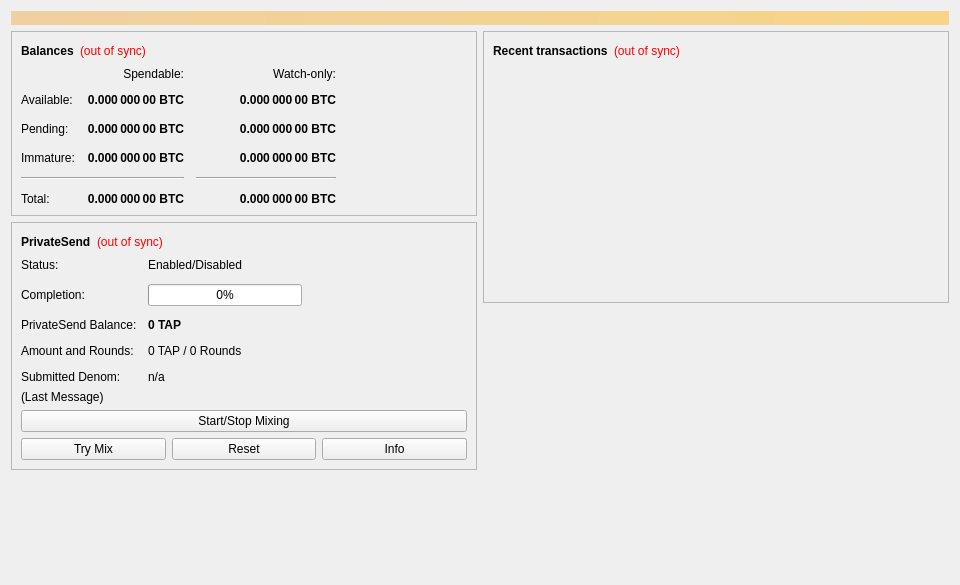
<?xml version="1.0" encoding="UTF-8"?>
<ui version="4.0">
 <class>OverviewPage</class>
 <widget class="QWidget" name="OverviewPage">
  <property name="geometry">
   <rect>
    <x>0</x>
    <y>0</y>
    <width>960</width>
    <height>585</height>
   </rect>
  </property>
  <property name="minimumSize">
   <size>
    <width>960</width>
    <height>0</height>
   </size>
  </property>
  <property name="windowTitle">
   <string>Form</string>
  </property>
  <layout class="QVBoxLayout" name="topLayout">
   <item>
    <widget class="QLabel" name="labelAlerts">
     <property name="visible">
      <bool>false</bool>
     </property>
     <property name="styleSheet">
      <string notr="true">QLabel { background-color: qlineargradient(x1: 0, y1: 0, x2: 1, y2: 0, stop:0 #F0D0A0, stop:1 #F8D488); color:#000000; }</string>
     </property>
     <property name="wordWrap">
      <bool>true</bool>
     </property>
     <property name="margin">
      <number>3</number>
     </property>
     <property name="textInteractionFlags">
      <set>Qt::TextSelectableByMouse</set>
     </property>
    </widget>
   </item>
   <item>
    <layout class="QHBoxLayout" name="horizontalLayout" stretch="1,1">
     <item>
      <layout class="QVBoxLayout" name="verticalLayout_2">
       <item>
        <widget class="QFrame" name="frame">
         <property name="frameShape">
          <enum>QFrame::StyledPanel</enum>
         </property>
         <property name="frameShadow">
          <enum>QFrame::Raised</enum>
         </property>
         <layout class="QVBoxLayout" name="verticalLayout_4">
          <item>
           <layout class="QHBoxLayout" name="horizontalLayout_4">
            <item>
             <widget class="QLabel" name="label_5">
              <property name="font">
               <font>
                <weight>75</weight>
                <bold>true</bold>
               </font>
              </property>
              <property name="text">
               <string>Balances</string>
              </property>
             </widget>
            </item>
            <item>
             <widget class="QLabel" name="labelWalletStatus">
              <property name="toolTip">
               <string>The displayed information may be out of date. Your wallet automatically synchronizes with the Taurus network after a connection is established, but this process has not completed yet.</string>
              </property>
              <property name="styleSheet">
               <string notr="true">QLabel { color: red; }</string>
              </property>
              <property name="text">
               <string notr="true">(out of sync)</string>
              </property>
              <property name="alignment">
               <set>Qt::AlignLeading|Qt::AlignLeft|Qt::AlignVCenter</set>
              </property>
             </widget>
            </item>
            <item>
             <spacer name="horizontalSpacer_3">
              <property name="orientation">
               <enum>Qt::Horizontal</enum>
              </property>
              <property name="sizeHint" stdset="0">
               <size>
                <width>40</width>
                <height>20</height>
               </size>
              </property>
             </spacer>
            </item>
           </layout>
          </item>
          <item>
           <layout class="QGridLayout" name="gridLayout">
            <property name="spacing">
             <number>12</number>
            </property>
            <item row="2" column="2">
             <widget class="QLabel" name="labelWatchPending">
              <property name="font">
               <font>
                <weight>75</weight>
                <bold>true</bold>
               </font>
              </property>
              <property name="cursor">
               <cursorShape>IBeamCursor</cursorShape>
              </property>
              <property name="toolTip">
               <string>Unconfirmed transactions to watch-only addresses</string>
              </property>
              <property name="text">
               <string notr="true">0.000 000 00 BTC</string>
              </property>
              <property name="alignment">
               <set>Qt::AlignRight|Qt::AlignTrailing|Qt::AlignVCenter</set>
              </property>
              <property name="textInteractionFlags">
               <set>Qt::LinksAccessibleByMouse|Qt::TextSelectableByKeyboard|Qt::TextSelectableByMouse</set>
              </property>
             </widget>
            </item>
            <item row="2" column="1">
             <widget class="QLabel" name="labelUnconfirmed">
              <property name="font">
               <font>
                <weight>75</weight>
                <bold>true</bold>
               </font>
              </property>
              <property name="cursor">
               <cursorShape>IBeamCursor</cursorShape>
              </property>
              <property name="toolTip">
               <string>Total of transactions that have yet to be confirmed, and do not yet count toward the spendable balance</string>
              </property>
              <property name="text">
               <string notr="true">0.000 000 00 BTC</string>
              </property>
              <property name="alignment">
               <set>Qt::AlignRight|Qt::AlignTrailing|Qt::AlignVCenter</set>
              </property>
              <property name="textInteractionFlags">
               <set>Qt::LinksAccessibleByMouse|Qt::TextSelectableByKeyboard|Qt::TextSelectableByMouse</set>
              </property>
             </widget>
            </item>
            <item row="3" column="2">
             <widget class="QLabel" name="labelWatchImmature">
              <property name="font">
               <font>
                <weight>75</weight>
                <bold>true</bold>
               </font>
              </property>
              <property name="cursor">
               <cursorShape>IBeamCursor</cursorShape>
              </property>
              <property name="toolTip">
               <string>Mined balance in watch-only addresses that has not yet matured</string>
              </property>
              <property name="text">
               <string notr="true">0.000 000 00 BTC</string>
              </property>
              <property name="alignment">
               <set>Qt::AlignRight|Qt::AlignTrailing|Qt::AlignVCenter</set>
              </property>
              <property name="textInteractionFlags">
               <set>Qt::LinksAccessibleByMouse|Qt::TextSelectableByKeyboard|Qt::TextSelectableByMouse</set>
              </property>
             </widget>
            </item>
            <item row="4" column="0" colspan="2">
             <widget class="Line" name="lineSpendableBalance">
              <property name="orientation">
               <enum>Qt::Horizontal</enum>
              </property>
             </widget>
            </item>
            <item row="4" column="2">
             <widget class="Line" name="lineWatchBalance">
              <property name="sizePolicy">
               <sizepolicy hsizetype="Preferred" vsizetype="Fixed">
                <horstretch>0</horstretch>
                <verstretch>0</verstretch>
               </sizepolicy>
              </property>
              <property name="minimumSize">
               <size>
                <width>140</width>
                <height>0</height>
               </size>
              </property>
              <property name="orientation">
               <enum>Qt::Horizontal</enum>
              </property>
             </widget>
            </item>
            <item row="5" column="0">
             <widget class="QLabel" name="labelTotalText">
              <property name="text">
               <string>Total:</string>
              </property>
             </widget>
            </item>
            <item row="3" column="1">
             <widget class="QLabel" name="labelImmature">
              <property name="font">
               <font>
                <weight>75</weight>
                <bold>true</bold>
               </font>
              </property>
              <property name="cursor">
               <cursorShape>IBeamCursor</cursorShape>
              </property>
              <property name="toolTip">
               <string>Mined balance that has not yet matured</string>
              </property>
              <property name="text">
               <string notr="true">0.000 000 00 BTC</string>
              </property>
              <property name="alignment">
               <set>Qt::AlignRight|Qt::AlignTrailing|Qt::AlignVCenter</set>
              </property>
              <property name="textInteractionFlags">
               <set>Qt::LinksAccessibleByMouse|Qt::TextSelectableByKeyboard|Qt::TextSelectableByMouse</set>
              </property>
             </widget>
            </item>
            <item row="2" column="3">
             <spacer name="horizontalSpacer_2">
              <property name="orientation">
               <enum>Qt::Horizontal</enum>
              </property>
              <property name="sizeHint" stdset="0">
               <size>
                <width>40</width>
                <height>20</height>
               </size>
              </property>
             </spacer>
            </item>
            <item row="3" column="0">
             <widget class="QLabel" name="labelImmatureText">
              <property name="text">
               <string>Immature:</string>
              </property>
             </widget>
            </item>
            <item row="5" column="1">
             <widget class="QLabel" name="labelTotal">
              <property name="font">
               <font>
                <weight>75</weight>
                <bold>true</bold>
               </font>
              </property>
              <property name="cursor">
               <cursorShape>IBeamCursor</cursorShape>
              </property>
              <property name="toolTip">
               <string>Your current total balance</string>
              </property>
              <property name="text">
               <string notr="true">0.000 000 00 BTC</string>
              </property>
              <property name="alignment">
               <set>Qt::AlignRight|Qt::AlignTrailing|Qt::AlignVCenter</set>
              </property>
              <property name="textInteractionFlags">
               <set>Qt::LinksAccessibleByMouse|Qt::TextSelectableByKeyboard|Qt::TextSelectableByMouse</set>
              </property>
             </widget>
            </item>
            <item row="5" column="2">
             <widget class="QLabel" name="labelWatchTotal">
              <property name="font">
               <font>
                <weight>75</weight>
                <bold>true</bold>
               </font>
              </property>
              <property name="cursor">
               <cursorShape>IBeamCursor</cursorShape>
              </property>
              <property name="toolTip">
               <string>Current total balance in watch-only addresses</string>
              </property>
              <property name="text">
               <string notr="true">0.000 000 00 BTC</string>
              </property>
              <property name="alignment">
               <set>Qt::AlignRight|Qt::AlignTrailing|Qt::AlignVCenter</set>
              </property>
              <property name="textInteractionFlags">
               <set>Qt::LinksAccessibleByMouse|Qt::TextSelectableByKeyboard|Qt::TextSelectableByMouse</set>
              </property>
             </widget>
            </item>
            <item row="0" column="2">
             <widget class="QLabel" name="labelWatchonly">
              <property name="text">
               <string>Watch-only:</string>
              </property>
              <property name="alignment">
               <set>Qt::AlignRight|Qt::AlignTrailing|Qt::AlignVCenter</set>
              </property>
             </widget>
            </item>
            <item row="1" column="0">
             <widget class="QLabel" name="labelBalanceText">
              <property name="text">
               <string>Available:</string>
              </property>
             </widget>
            </item>
            <item row="1" column="1">
             <widget class="QLabel" name="labelBalance">
              <property name="font">
               <font>
                <weight>75</weight>
                <bold>true</bold>
               </font>
              </property>
              <property name="cursor">
               <cursorShape>IBeamCursor</cursorShape>
              </property>
              <property name="toolTip">
               <string>Your current spendable balance</string>
              </property>
              <property name="text">
               <string notr="true">0.000 000 00 BTC</string>
              </property>
              <property name="alignment">
               <set>Qt::AlignRight|Qt::AlignTrailing|Qt::AlignVCenter</set>
              </property>
              <property name="textInteractionFlags">
               <set>Qt::LinksAccessibleByMouse|Qt::TextSelectableByKeyboard|Qt::TextSelectableByMouse</set>
              </property>
             </widget>
            </item>
            <item row="1" column="2">
             <widget class="QLabel" name="labelWatchAvailable">
              <property name="font">
               <font>
                <weight>75</weight>
                <bold>true</bold>
               </font>
              </property>
              <property name="cursor">
               <cursorShape>IBeamCursor</cursorShape>
              </property>
              <property name="toolTip">
               <string>Your current balance in watch-only addresses</string>
              </property>
              <property name="text">
               <string notr="true">0.000 000 00 BTC</string>
              </property>
              <property name="alignment">
               <set>Qt::AlignRight|Qt::AlignTrailing|Qt::AlignVCenter</set>
              </property>
              <property name="textInteractionFlags">
               <set>Qt::LinksAccessibleByMouse|Qt::TextSelectableByKeyboard|Qt::TextSelectableByMouse</set>
              </property>
             </widget>
            </item>
            <item row="2" column="0">
             <widget class="QLabel" name="labelPendingText">
              <property name="text">
               <string>Pending:</string>
              </property>
             </widget>
            </item>
            <item row="0" column="1">
             <widget class="QLabel" name="labelSpendable">
              <property name="text">
               <string>Spendable:</string>
              </property>
              <property name="alignment">
               <set>Qt::AlignRight|Qt::AlignTrailing|Qt::AlignVCenter</set>
              </property>
             </widget>
            </item>
           </layout>
          </item>
         </layout>
        </widget>
       </item>
       <item>
        <widget class="QFrame" name="framePrivateSend">
         <property name="layoutDirection">
          <enum>Qt::LeftToRight</enum>
         </property>
         <property name="frameShape">
          <enum>QFrame::StyledPanel</enum>
         </property>
         <property name="frameShadow">
          <enum>QFrame::Raised</enum>
         </property>
         <layout class="QVBoxLayout" name="VerticalLayout_PS1">
          <item>
           <layout class="QHBoxLayout" name="horizontalLayout_5">
            <item>
             <widget class="QLabel" name="labelPrivateSendHeader">
              <property name="font">
               <font>
                <weight>75</weight>
                <bold>true</bold>
               </font>
              </property>
              <property name="text">
               <string>PrivateSend</string>
              </property>
             </widget>
            </item>
            <item>
             <widget class="QLabel" name="labelPrivateSendSyncStatus">
              <property name="toolTip">
               <string>The displayed information may be out of date. Your wallet automatically synchronizes with the Taurus network after a connection is established, but this process has not completed yet.</string>
              </property>
              <property name="styleSheet">
               <string notr="true">QLabel { color: red; }</string>
              </property>
              <property name="text">
               <string notr="true">(out of sync)</string>
              </property>
              <property name="alignment">
               <set>Qt::AlignLeading|Qt::AlignLeft|Qt::AlignVCenter</set>
              </property>
             </widget>
            </item>
            <item>
             <spacer name="horizontalSpacer_4">
              <property name="orientation">
               <enum>Qt::Horizontal</enum>
              </property>
              <property name="sizeHint" stdset="0">
               <size>
                <width>40</width>
                <height>20</height>
               </size>
              </property>
             </spacer>
            </item>
           </layout>
          </item>
          <item>
           <layout class="QFormLayout" name="privateSendFormLayout">
            <property name="fieldGrowthPolicy">
             <enum>QFormLayout::AllNonFixedFieldsGrow</enum>
            </property>
            <property name="horizontalSpacing">
             <number>11</number>
            </property>
            <property name="verticalSpacing">
             <number>12</number>
            </property>
            <item row="0" column="0">
             <widget class="QLabel" name="labelPrivateSendEnabledText">
              <property name="text">
               <string>Status:</string>
              </property>
             </widget>
            </item>
            <item row="0" column="1">
             <widget class="QLabel" name="labelPrivateSendEnabled">
              <property name="text">
               <string>Enabled/Disabled</string>
              </property>
             </widget>
            </item>
            <item row="1" column="0">
             <widget class="QLabel" name="labelCompletitionText">
              <property name="text">
               <string>Completion:</string>
              </property>
             </widget>
            </item>
            <item row="1" column="1">
             <widget class="QProgressBar" name="privateSendProgress">
              <property name="maximumSize">
               <size>
                <width>154</width>
                <height>16777215</height>
               </size>
              </property>
              <property name="value">
               <number>0</number>
              </property>
             </widget>
            </item>
            <item row="2" column="0">
             <widget class="QLabel" name="labelAnonymizedText">
              <property name="text">
               <string>PrivateSend Balance:</string>
              </property>
             </widget>
            </item>
            <item row="2" column="1">
             <widget class="QLabel" name="labelAnonymized">
              <property name="font">
               <font>
                <weight>75</weight>
                <bold>true</bold>
               </font>
              </property>
              <property name="text">
               <string notr="true">0 TAP</string>
              </property>
             </widget>
            </item>
            <item row="3" column="0">
             <widget class="QLabel" name="labelAmountAndRoundsText">
              <property name="text">
               <string>Amount and Rounds:</string>
              </property>
             </widget>
            </item>
            <item row="3" column="1">
             <widget class="QLabel" name="labelAmountRounds">
              <property name="text">
               <string>0 TAP / 0 Rounds</string>
              </property>
             </widget>
            </item>
            <item row="4" column="0">
             <widget class="QLabel" name="labelSubmittedDenomText">
              <property name="text">
               <string>Submitted Denom:</string>
              </property>
             </widget>
            </item>
            <item row="4" column="1">
             <widget class="QLabel" name="labelSubmittedDenom">
              <property name="toolTip">
               <string>The denominations you submitted to the Masternode.&lt;br&gt;To mix, other users must submit the exact same denominations.</string>
              </property>
              <property name="text">
               <string>n/a</string>
              </property>
             </widget>
            </item>
           </layout>
          </item>
          <item>
           <layout class="QVBoxLayout" name="VerticalLayout_PS">
            <item>
             <widget class="QLabel" name="labelPrivateSendLastMessage">
              <property name="text">
               <string>(Last Message)</string>
              </property>
              <property name="alignment">
               <set>Qt::AlignLeading|Qt::AlignLeft|Qt::AlignTop</set>
              </property>
              <property name="wordWrap">
               <bool>true</bool>
              </property>
             </widget>
            </item>
            <item>
             <widget class="QPushButton" name="togglePrivateSend">
              <property name="sizePolicy">
               <sizepolicy hsizetype="MinimumExpanding" vsizetype="Fixed">
                <horstretch>0</horstretch>
                <verstretch>0</verstretch>
               </sizepolicy>
              </property>
              <property name="text">
               <string>Start/Stop Mixing</string>
              </property>
             </widget>
            </item>
            <item>
             <layout class="QHBoxLayout" name="horizontalLayout_debugbuttons">
              <item>
               <widget class="QPushButton" name="privateSendAuto">
                <property name="sizePolicy">
                 <sizepolicy hsizetype="MinimumExpanding" vsizetype="Fixed">
                  <horstretch>0</horstretch>
                  <verstretch>0</verstretch>
                 </sizepolicy>
                </property>
                <property name="toolTip">
                 <string>Try to manually submit a PrivateSend request.</string>
                </property>
                <property name="text">
                 <string>Try Mix</string>
                </property>
               </widget>
              </item>
              <item>
               <widget class="QPushButton" name="privateSendReset">
                <property name="sizePolicy">
                 <sizepolicy hsizetype="MinimumExpanding" vsizetype="Fixed">
                  <horstretch>0</horstretch>
                  <verstretch>0</verstretch>
                 </sizepolicy>
                </property>
                <property name="toolTip">
                 <string>Reset the current status of PrivateSend (can interrupt PrivateSend if it's in the process of Mixing, which can cost you money!)</string>
                </property>
                <property name="autoFillBackground">
                 <bool>false</bool>
                </property>
                <property name="text">
                 <string>Reset</string>
                </property>
               </widget>
              </item>
              <item>
               <widget class="QPushButton" name="privateSendInfo">
                <property name="sizePolicy">
                 <sizepolicy hsizetype="MinimumExpanding" vsizetype="Fixed">
                  <horstretch>0</horstretch>
                  <verstretch>0</verstretch>
                 </sizepolicy>
                </property>
                <property name="toolTip">
                 <string>Information about PrivateSend and Mixing</string>
                </property>
                <property name="text">
                 <string>Info</string>
                </property>
               </widget>
              </item>
             </layout>
            </item>
           </layout>
          </item>
         </layout>
        </widget>
       </item>
       <item>
        <spacer name="verticalSpacer">
         <property name="orientation">
          <enum>Qt::Vertical</enum>
         </property>
         <property name="sizeHint" stdset="0">
          <size>
           <width>20</width>
           <height>40</height>
          </size>
         </property>
        </spacer>
       </item>
      </layout>
     </item>
     <item>
      <layout class="QVBoxLayout" name="verticalLayout_3">
       <item>
        <widget class="QFrame" name="frame_2">
         <property name="frameShape">
          <enum>QFrame::StyledPanel</enum>
         </property>
         <property name="frameShadow">
          <enum>QFrame::Raised</enum>
         </property>
         <layout class="QVBoxLayout" name="verticalLayout">
          <item>
           <layout class="QHBoxLayout" name="horizontalLayout_2">
            <item>
             <widget class="QLabel" name="label_4">
              <property name="font">
               <font>
                <weight>75</weight>
                <bold>true</bold>
               </font>
              </property>
              <property name="text">
               <string>Recent transactions</string>
              </property>
             </widget>
            </item>
            <item>
             <widget class="QLabel" name="labelTransactionsStatus">
              <property name="toolTip">
               <string>The displayed information may be out of date. Your wallet automatically synchronizes with the Taurus network after a connection is established, but this process has not completed yet.</string>
              </property>
              <property name="styleSheet">
               <string notr="true">QLabel { color: red; }</string>
              </property>
              <property name="text">
               <string notr="true">(out of sync)</string>
              </property>
              <property name="alignment">
               <set>Qt::AlignLeading|Qt::AlignLeft|Qt::AlignVCenter</set>
              </property>
             </widget>
            </item>
            <item>
             <spacer name="horizontalSpacer">
              <property name="orientation">
               <enum>Qt::Horizontal</enum>
              </property>
              <property name="sizeHint" stdset="0">
               <size>
                <width>40</width>
                <height>20</height>
               </size>
              </property>
             </spacer>
            </item>
           </layout>
          </item>
          <item>
           <widget class="QListView" name="listTransactions">
            <property name="styleSheet">
             <string notr="true">QListView { background: transparent; }</string>
            </property>
            <property name="frameShape">
             <enum>QFrame::NoFrame</enum>
            </property>
            <property name="verticalScrollBarPolicy">
             <enum>Qt::ScrollBarAlwaysOff</enum>
            </property>
            <property name="horizontalScrollBarPolicy">
             <enum>Qt::ScrollBarAlwaysOff</enum>
            </property>
            <property name="selectionMode">
             <enum>QAbstractItemView::NoSelection</enum>
            </property>
           </widget>
          </item>
         </layout>
        </widget>
       </item>
       <item>
        <spacer name="verticalSpacer_2">
         <property name="orientation">
          <enum>Qt::Vertical</enum>
         </property>
         <property name="sizeHint" stdset="0">
          <size>
           <width>20</width>
           <height>40</height>
          </size>
         </property>
        </spacer>
       </item>
      </layout>
     </item>
    </layout>
   </item>
  </layout>
 </widget>
 <resources/>
 <connections/>
</ui>
